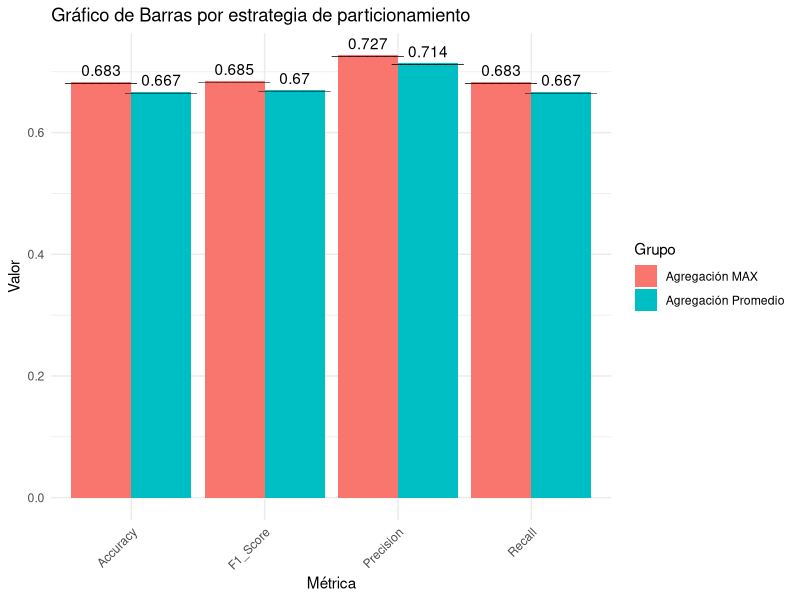

This chart was generated by the following R code:
# Cargar las librerías ggplot2 y dplyr
library(ggplot2)
library(dplyr)
library(tidyr)

# Crear el dataframe con los datos proporcionados
df <- data.frame(
  Grupo = rep(c("Agregación MAX", "Agregación Promedio"), each = 1),
  Accuracy = c(0.683, 0.667),
  Recall = c(0.683, 0.667),
  F1_Score = c(0.685, 0.670),
  Precision = c(0.727, 0.714)
)

# Calcular los máximos por grupo y métrica
max_values <- df %>%
  group_by(Grupo) %>%
  summarise(across(Accuracy:Precision, max)) %>%
  pivot_longer(cols = -Grupo, names_to = "Metrica", values_to = "Valor")

# Convertir el dataframe de formato "wide" a "long" para que sea más fácil trazar el gráfico
df_long <- df %>% pivot_longer(cols = -Grupo, names_to = "Metrica", values_to = "Valor")

# Crear el gráfico de barras
ggplot(df_long, aes(x = Metrica, y = Valor, fill = Grupo)) +
  geom_bar(stat = "identity", position = "dodge") +
  geom_text(aes(label = "________"), position = position_dodge(width = 0.9), vjust = -0.1) +
  geom_text(data = max_values, aes(label = round(Valor, 3)), position = position_dodge(width = 0.9), vjust = -0.5) +
  theme_minimal() +
  labs(x = "Métrica", y = "Valor", title = "Gráfico de Barras por estrategia de particionamiento") +
  theme(axis.text.x = element_text(angle = 45, hjust = 1))
